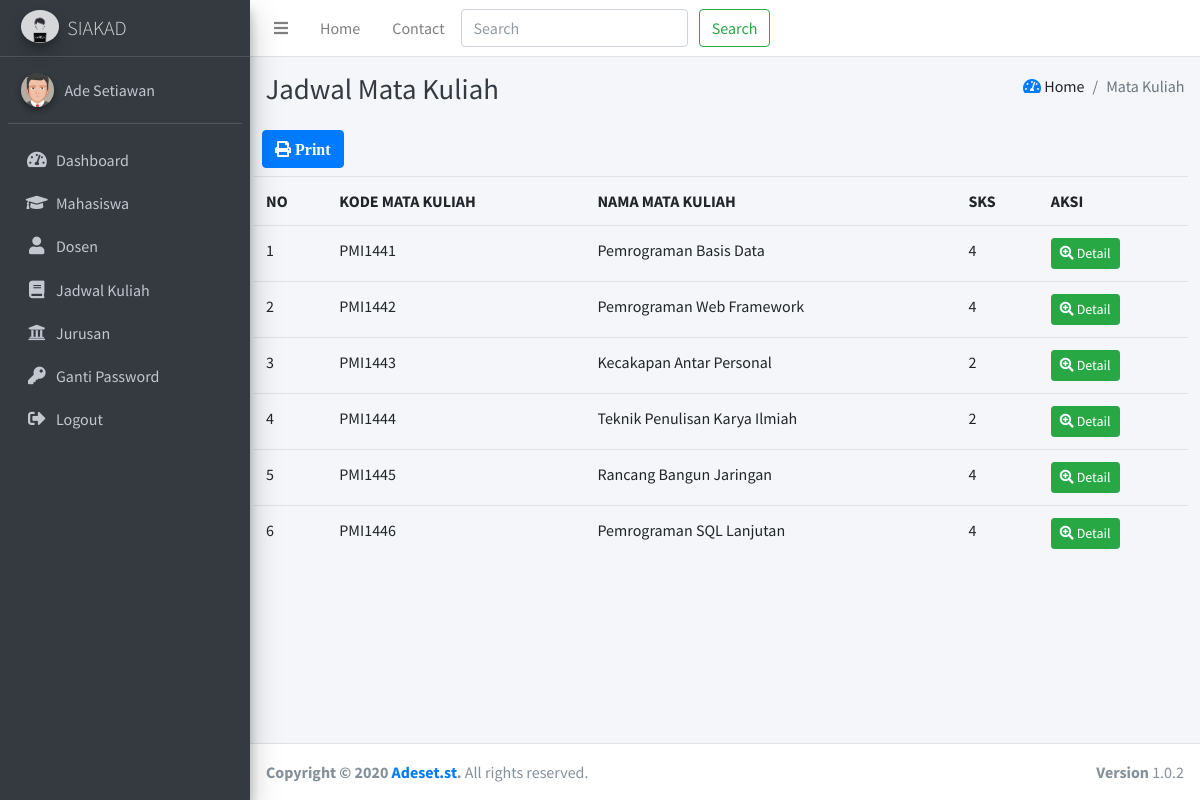
Page /index.php/jadwal on the committed database.
### tables this page shows
CREATE TABLE `tb_jadwal` (
  `id` int(11) NOT NULL,
  `kodematkul` varchar(10) NOT NULL,
  `matkul` varchar(50) NOT NULL,
  `sks` varchar(5) NOT NULL,
  `durasi` varchar(10) NOT NULL,
  `nmdosen` varchar(100) NOT NULL
);

### application/controllers/jadwal.php (called while the page is built, shortened)
<?php
class Jadwal extends CI_Controller {
        public function __construct()
        {
            $this->load->database();
        }
	public function index()
	{
        $data['jadwal']= $this->m_jadwal->tampil_data()->result();
        $this->load->view('templates/header');
        $this->load->view('templates/sidebar');
        $this->load->view('jadwal', $data);
        $this->load->view('templates/footer');
    }
}

### index.php (called while the page is built, shortened)
<?php
require_once BASEPATH.'core/CodeIgniter.php';

### application/models/m_jadwal.php (called while the page is built, shortened)
<?php
class M_jadwal extends CI_Model {
    public function tampil_data() {
       return $this->db->get('tb_jadwal');
    }
}

### application/views/jadwal.php (the view)
<div class="content-wrapper">
<div class="content-header">
      <div class="container-fluid">
        <div class="row mb-2">
          <div class="col-sm-6">
            <h1 class="m-0 text-dark">Jadwal Mata Kuliah</h1>
          </div>
          <div class="col-sm-6">
            <ol class="breadcrumb float-sm-right">
              <li class="breadcrumb-item"><a href=""><i class=" fas fa-tachometer-alt"></i></a> Home</li>
              <li class="breadcrumb-item active">Mata Kuliah</li>
            </ol>
          </div>
        </div>
      </div>
    </div>
    <section class="content">
        <a class="btn btn-primary mb-2 ml-1" href="<?php echo base_url('jadwal/print') ?>"><i class="fa fa-print"> Print</i></a>
        <table class="table ml-n1">
            <tr>
                <th>NO</th>
                <th>KODE MATA KULIAH</th>
                <th>NAMA MATA KULIAH</th>
                <th>SKS</th>
                <th colspan="3">AKSI</th>
            </tr>
            <?php
                $no = 1;
                foreach($jadwal as $jdw) :
            ?>
            <tr>
                <td><?php echo $no++ ?></td>
                <td><?php echo $jdw->kodematkul ?></td>
                <td><?php echo $jdw->matkul ?></td>
                <td><?php echo $jdw->sks ?></td>
                <td><?php echo anchor('jadwal/detailjadwal/'. $jdw->id, '<button class="btn btn-success btn-sm"><i class="fa fa-search-plus"></i> Detail</button>') ?></td>
            </tr>
                <?php endforeach; ?>
        </table>
    </section>
</div>

### application/views/templates/header.php (shortened to what this page needs)
<!DOCTYPE html>
<html>
<head>
  <link rel="stylesheet" href="<?php echo base_url() ?>assets/plugins/fontawesome-free/css/all.min.css">
  <link rel="stylesheet" href="https://code.ionicframework.com/ionicons/2.0.1/css/ionicons.min.css">
  <link rel="stylesheet" href="<?php echo base_url() ?>assets/plugins/tempusdominus-bootstrap-4/css/tempusdominus-bootstrap-4.min.css">
  <link rel="stylesheet" href="<?php echo base_url() ?>assets/plugins/icheck-bootstrap/icheck-bootstrap.min.css">
  <link rel="stylesheet" href="<?php echo base_url() ?>assets/plugins/jqvmap/jqvmap.min.css">
  <link rel="stylesheet" href="<?php echo base_url() ?>assets/dist/css/adminlte.min.css">
  <link rel="stylesheet" href="<?php echo base_url() ?>assets/plugins/overlayScrollbars/css/OverlayScrollbars.min.css">
  <link rel="stylesheet" href="<?php echo base_url() ?>assets/plugins/daterangepicker/daterangepicker.css">
  <link rel="stylesheet" href="<?php echo base_url() ?>assets/plugins/summernote/summernote-bs4.css">
</head>
<body class="hold-transition sidebar-mini layout-fixed">
<div class="wrapper">
  <nav class="main-header navbar navbar-expand navbar-white navbar-light">
    <ul class="navbar-nav">
      <li class="nav-item">
        <a class="nav-link" data-widget="pushmenu" href="#"><i class="fas fa-bars"></i></a>
      </li>
      <li class="nav-item d-none d-sm-inline-block">
        <a href="<?php echo base_url(); ?>admin/dashboard" class="nav-link">Home</a>
      </li>
      <li class="nav-item d-none d-sm-inline-block">
        <a href="" class="nav-link">Contact</a>
      </li>
    </ul>
      <div class="form-inline">
      <?php echo form_open('mahasiswa/search') ?>
      <input class="form-control mr-sm-2" type="search" name="keyword" placeholder="Search" aria-label="Search">
      <button class="btn btn-outline-success my-2 my-sm-0" type="submit">Search</button>
        <?php echo form_close() ?>
      </div>
  </nav>

### application/views/templates/sidebar.php
<aside class="main-sidebar sidebar-dark-primary elevation-4">
   <a href="<?php echo base_url(); ?>admin/dashboard" class="brand-link">
     <img src="<?php echo base_url() ?>assets/dist/img/logo.png" alt="AdminLTE Logo" class="brand-image img-circle elevation-3"
          style="opacity: .8">
     <span class="brand-text font-weight-light">SIAKAD</span>
   </a>
   <div class="sidebar">
     <div class="user-panel mt-3 pb-3 mb-3 d-flex">
       <div class="image">
         <img src="<?php echo base_url() ?>assets/dist/img/avatar5.png" class="img-circle elevation-2" alt="User Image">
       </div>
       <div class="info">
         <a href="" class="d-block">Ade Setiawan</a>
       </div>
     </div>
     <nav class="mt-2">
       <ul class="nav nav-pills nav-sidebar flex-column" data-widget="treeview" role="menu" data-accordion="false">
         <li class="nav-item">
           <a href="<?php echo base_url(); ?>admin/dashboard" class="nav-link">
             <i class="nav-icon fas fa-tachometer-alt"></i>
             <p>
               Dashboard
             </p>
           </a>
         </li>
         <li class="nav-item">
         <a href="<?php echo base_url(); ?>mahasiswa" class="nav-link">
             <i class="nav-icon fas fa-graduation-cap"></i>
             <p>
               Mahasiswa
             </p>
           </a>
         </li>
         <li class="nav-item">
         <a href="<?php echo base_url(); ?>dosen" class="nav-link">
             <i class="nav-icon fas fa-user"></i>
             <p>
               Dosen
             </p>
           </a>
         </li>
         <li class="nav-item">
         <a href="<?php echo base_url(); ?>jadwal" class="nav-link">
             <i class="nav-icon fas fa-book"></i>
             <p>
               Jadwal Kuliah
             </p>
           </a>
         </li>
         <li class="nav-item">
         <a href="<?php echo base_url(); ?>jurusan" class="nav-link">
             <i class="nav-icon fas fa-university"></i>
             <p>
               Jurusan
             </p>
           </a>
         </li>
         <li class="nav-item">
         <a href="#" class="nav-link">
             <i class="nav-icon fas fa-key"></i>
             <p>
               Ganti Password
             </p>
           </a>
         </li>
         <li class="nav-item">
         <a href="#" class="nav-link">
             <i class="nav-icon fas fa-sign-out-alt"></i>
             <p>
               Logout
             </p>
           </a>
         </li>
       </ul>
     </nav>
   </div>
 </aside>

### application/views/templates/footer.php (shortened to what this page needs)
<footer class="main-footer">
    <strong>Copyright &copy; 2020 <a href="#">Adeset.st</a>.</strong>
    All rights reserved.
    <div class="float-right d-none d-sm-inline-block">
      <b>Version</b> 1.0.2
    </div>
  </footer>
</div>

### rows in the picture
tb_jadwal: kodematkul "PMI1441", matkul "Pemrograman Basis Data", sks "4", id "Detail"
tb_jadwal: kodematkul "PMI1442", matkul "Pemrograman Web Framework", sks "4", id "Detail"
tb_jadwal: kodematkul "PMI1443", matkul "Kecakapan Antar Personal", sks "2", id "Detail"
tb_jadwal: kodematkul "PMI1444", matkul "Teknik Penulisan Karya Ilmiah", sks "2", id "Detail"
tb_jadwal: kodematkul "PMI1445", matkul "Rancang Bangun Jaringan", sks "4", id "Detail"
tb_jadwal: kodematkul "PMI1446", matkul "Pemrograman SQL Lanjutan", sks "4", id "Detail"
